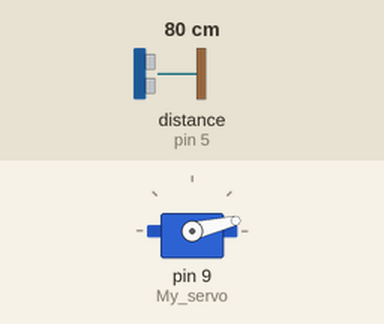
Simulated run of this sketch. Board: Arduino Uno, built with avr-gcc and run on an emulated ATmega328P. Parts: servo. Wiring (inferred from the names in the program): ultrasonic range finder: trigger pin 6; echo pin 5. Inputs (shaded band) come from the test bench; at power-on: distance to the obstacle (sensor on pin 5) 80 cm. The echo pulse lasts 58.3 µs per cm.

Above: at 1.58 s.
1.6 s: distance to the obstacle (sensor on pin 5) set to 2 cm
At 2.43 s:
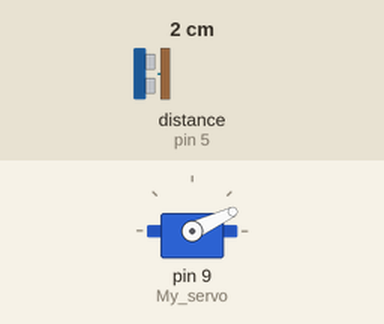
4.6 s: distance to the obstacle (sensor on pin 5) set to 299 cm
At 4.62 s:
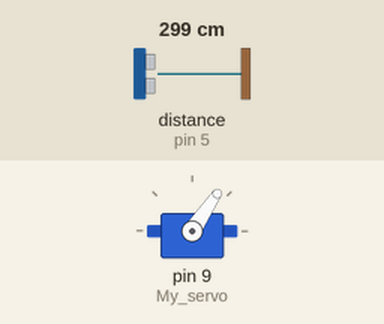
Timing chart, 0 to 13.6 s (numbered marks = the images above; inputs shaded):
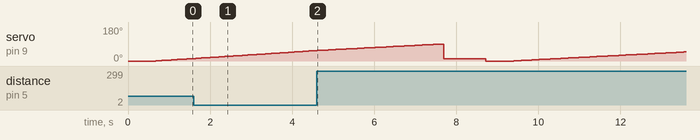

The sketch:

ObjectFinder.ino
```cpp
#include <Servo.h>
Servo My_servo;
int trig=6;
int echo=5;
float min_val=0;
float ultra_distance[90]={0};
int angle[91]={0};

void setup()
{
  My_servo.attach(9);
  My_servo.write(600);
  pinMode(trig,OUTPUT);
  pinMode(echo,INPUT);
  digitalWrite(trig,LOW);
  digitalWrite(echo,LOW);
}

void loop()
{

  My_servo.write(0);
  delay(600);
  int j=0;
  int index=-2;// check index value
  for (int i=0; i<=100;i+=1)
  {
    My_servo.write(i);
    delay(50);
    angle[j]=i;
    ultra_distance[j]=measure_distance_cm();
    delay(20);
    j+=1;
    if (i==90)
    {
      break;
    }
  }
  for (j=0;j<=90;j+=1)
  {
    min_val=max(min_val,ultra_distance[j]);
  }
  for (j=0;j<=90;j+=1)
  {
    if (min_val>ultra_distance[j])
    {
      min_val=ultra_distance[j];
      index=j;}
    }
    My_servo.write(angle[index]);
    delay(1000);
     while(true)
     {
      float new_val=0;
      new_val= measure_distance_cm();
      if (abs(ultra_distance[index]-new_val)>=2.0)
      {
        break;
      }
     }
}

float measure_distance_cm()
{
  float distance =0;
  long time_value=0;
  digitalWrite(trig,HIGH);
  delayMicroseconds(10);
  digitalWrite(trig,LOW);
  time_value=pulseIn(echo,HIGH);
  distance=0.033*time_value/2;
  return distance;
    }
```
